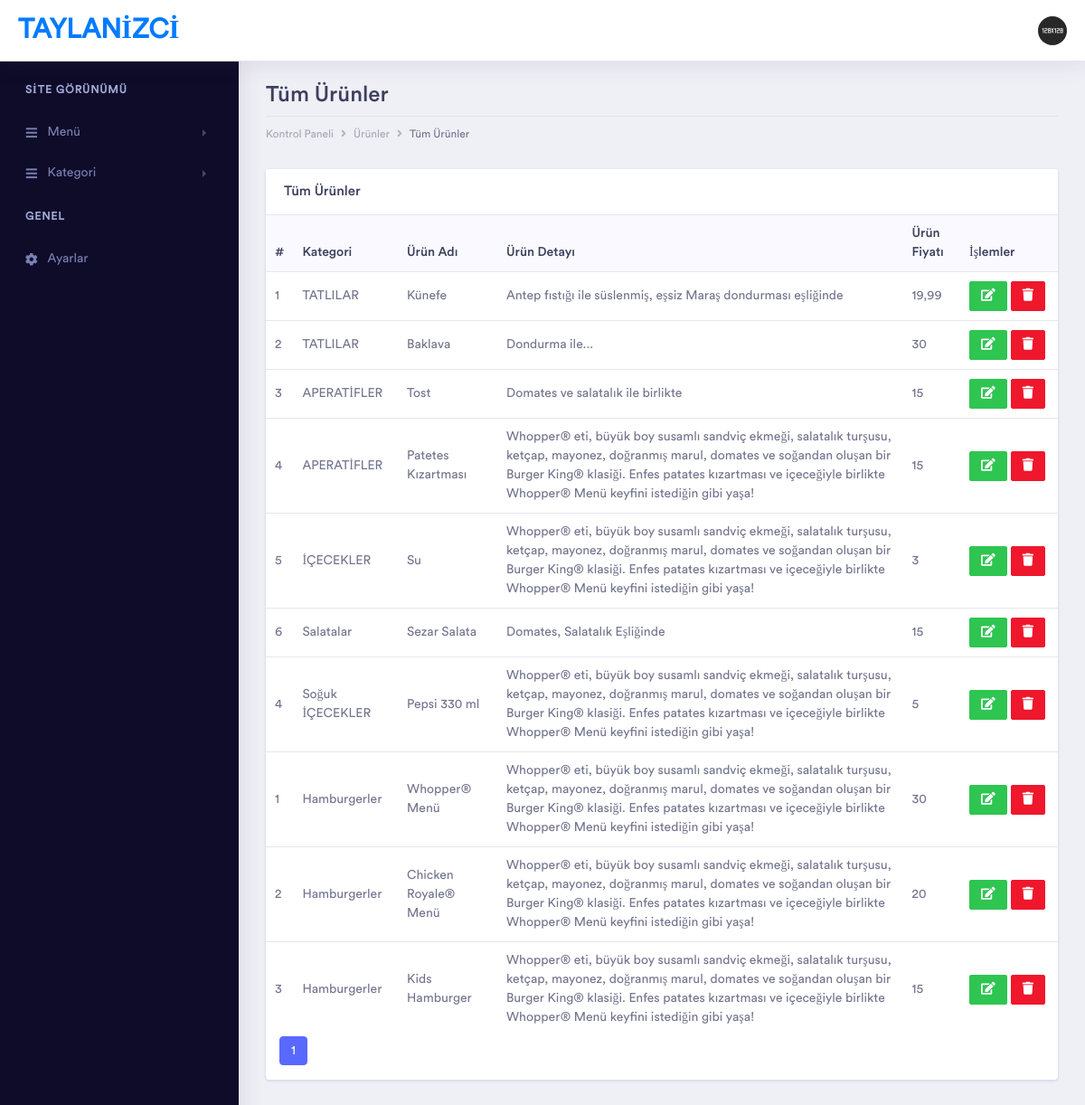
The page /yonetim/menu.php (signed in) on the database its author committed.
### tables this page shows
CREATE TABLE IF NOT EXISTS `ayarlar` (
  `id` int(11) NOT NULL,
  `site_logo` varchar(250) NOT NULL,
  `site_baslik` varchar(250) NOT NULL,
  `site_aciklama` varchar(400) NOT NULL,
  `site_anahtar_kelimeler` varchar(499) NOT NULL,
  `site_sahip` varchar(300) NOT NULL,
  `yonetim_tema` int(1) NOT NULL,
  PRIMARY KEY (`id`)
);

CREATE TABLE IF NOT EXISTS `kullanicilar` (
  `kullanici_id` int(11) NOT NULL AUTO_INCREMENT,
  `kullanici_resim` varchar(250) NOT NULL,
  `kullanici_isim` varchar(250) NOT NULL,
  `kullanici_mail` varchar(250) NOT NULL,
  `kullanici_sifre` varchar(250) NOT NULL,
  PRIMARY KEY (`kullanici_id`)
);

CREATE TABLE IF NOT EXISTS `menu` (
  `menu_id` int(11) NOT NULL AUTO_INCREMENT,
  `kategori_id` int(11) NOT NULL,
  `urun_baslik` varchar(250) NOT NULL,
  `urun_detay` varchar(500) NOT NULL,
  `urun_fiyat` varchar(250) NOT NULL,
  `menu_sira` int(11) NOT NULL,
  `menu_resim` varchar(450) NOT NULL,
  PRIMARY KEY (`menu_id`)
);

CREATE TABLE IF NOT EXISTS `kategori` (
  `kategori_id` int(11) NOT NULL AUTO_INCREMENT,
  `menu_kategori` varchar(250) NOT NULL,
  `kat_img` varchar(250) NOT NULL,
  `kat_sira` int(11) NOT NULL,
  PRIMARY KEY (`kategori_id`)
);

### yonetim/menu.php (the view, shortened to what this page needs)
<?php include "header.php"; ?>
<?php include "inc/dbconnect.php"; ?>
<div class="dashboard-wrapper">
    <div class="dashboard-ecommerce">
        <div class="container-fluid dashboard-content ">
            <div class="row">
                <div class="col-xl-12 col-lg-12 col-md-12 col-sm-12 col-12">
                    <div class="page-header">
                        <h2 class="pageheader-title">Tüm Ürünler </h2>
                        <div class="page-breadcrumb">
                            <nav aria-label="breadcrumb">
                                <ol class="breadcrumb">
                                    <li class="breadcrumb-item"><a href="#" class="breadcrumb-link">Kontrol Paneli</a></li>
                                    <li class="breadcrumb-item"><a href="#" class="breadcrumb-link">Ürünler</a></li>
                                    <li class="breadcrumb-item active" aria-current="page">Tüm Ürünler</li>
                                </ol>
                            </nav>
                        </div>
                    </div>
                </div>
            </div>
            <div class="ecommerce-widget">
                <div class="row">
                    <div class="col-xl-12 col-lg-12 col-md-6 col-sm-12 col-12">
                        <div class="card">
                            <h5 class="card-header">Tüm Ürünler</h5>
                            <div class="card-body p-0">
                                <div class="table-responsive">
                                    <table class="table">
                                        <thead class="bg-light">
                                            <tr class="border-0">
                                                <th class="border-0">#</th>
                                                <th class="border-0">Kategori</th>
                                                <th class="border-0">Ürün Adı</th>
                                                <th class="border-0">Ürün Detayı</th>
                                                <th class="border-0">Ürün Fiyatı</th>
                                                <th width="80" class="border-0">İşlemler</th>
                                            </tr>
                                        </thead>
                                        <tbody>
                                            <?php
$sayfada = 10;
$sorgu=$db->prepare("SELECT * FROM menu");
$sorgu->execute();
$toplam_menu=$sorgu->rowCount();
$toplam_sayfa = ceil($toplam_menu / $sayfada);
$sayfa = isset($_GET['sayfa']) ? (int) $_GET['sayfa'] : 1;
$limit = ($sayfa - 1) * $sayfada;
$menusor=$db->prepare("SELECT * FROM menu ORDER BY kategori_id ASC limit $limit, $sayfada");
$menusor->execute();
while ($menu=$menusor->fetch(PDO::FETCH_ASSOC)) {
    $kategori_id = $menu['kategori_id'];
$katsor=$db->prepare("SELECT * FROM kategori where kategori_id='$kategori_id'");
$katsor->execute();
$kat=$katsor->fetch(PDO::FETCH_ASSOC);  ?>
        <tr>
            <td><?php echo $menu['menu_sira'] ?></td>
            <td><?php echo $kat['menu_kategori']; ?></td>
            <td><?php echo $menu['urun_baslik']; ?></td>
            <td><?php echo $menu['urun_detay'] ?></td>
            <td><?php echo $menu['urun_fiyat']; ?></td>
            <td>
                <div class="d-flex">
                    <form action="menu-duzenle.php" method="POST">
                        <button type="submit" name="menuduzenle" class="btn btn-success btn-sm btn-icon-split">
                            <span class="icon text-white-60">
                                <i class="fas fa-edit"></i>
                            </span>
                        </button>
                    </form>
                    <form class="mx-1" action="inc/process.php" method="POST">
                        <button type="submit" name="menusil" class="btn btn-danger btn-sm btn-icon-split">
                            <span class="icon text-white-60">
                                <i class="fas fa-trash"></i>
                            </span>
                        </button>
                    </form>
                </div>
            </td>
        </tr>
    <?php } ?>
</tbody>
</table>
<div align="right" class="col md-12">
    <ul class="pagination">
        <?php
        $s=0;
        while ($s < $toplam_sayfa) { $s++ ?>
            <?php if ($s==$sayfa) { ?>
                <li class="page-item active"><a class="page-link" href="menu.php?sayfa=<?php echo $s; ?>"><?php echo $s; ?></a></li>
            <?php } else { ?>
                <li class="page-item"><a class="page-link" href="menu.php?sayfa=<?php echo $s; ?>"><?php echo $s; ?></a></li>
            <?php } } ?>
        </ul>
    </div>
</div>
</div>
</div>
</div>
</div>
</div>
</div>
</div>
</div>
<?php include "footer.php"; ?>

### yonetim/header.php (shortened to what this page needs)
<?php
include "inc/dbconnect.php";
include "functions.php"; ?>
<?php
$kullanicisor=$db->prepare("SELECT * FROM kullanicilar WHERE kullanici_mail = :mail");
$kullanicisor->execute(array(
    'mail' => $_SESSION['kullanici_mail']
));
$kullanici=$kullanicisor->fetch(PDO::FETCH_ASSOC);
?>
<?php
$ayarlarsor=$db->prepare("SELECT * FROM ayarlar");
$ayarlarsor->execute(array(0));
$ayarlar=$ayarlarsor->fetch(PDO::FETCH_ASSOC);
?>
<!doctype html>
<html lang="tr">
<head>
    <link rel="stylesheet" href="assets/sweetalert2/sweetalert2.min.css">
    <link rel="stylesheet" href="assets/vendor/bootstrap/css/bootstrap.min.css">
    <link href="assets/vendor/fonts/circular-std/style.css" rel="stylesheet">
    <link rel="stylesheet" href="assets/libs/css/style.css">
    <link rel="stylesheet" href="assets/vendor/fonts/fontawesome/css/fontawesome-all.css">
    <link rel="stylesheet" href="assets/vendor/charts/chartist-bundle/chartist.css">
    <link rel="stylesheet" href="assets/vendor/charts/morris-bundle/morris.css">
    <link rel="stylesheet" href="assets/vendor/fonts/material-design-iconic-font/css/materialdesignicons.min.css">
    <link rel="stylesheet" href="assets/vendor/charts/c3charts/c3.css">
    <link rel="stylesheet" href="assets/vendor/fonts/flag-icon-css/flag-icon.min.css">
</head>
<body>
    <div class="dashboard-main-wrapper">
        <div class="dashboard-header">
            <nav class="navbar navbar-expand-lg bg-white fixed-top">
                <a class="navbar-brand" href="index.php"><?php echo $ayarlar['site_sahip']; ?></a>
                <div class="collapse navbar-collapse " id="navbarSupportedContent">
                    <ul class="navbar-nav ml-auto navbar-right-top">
                        <li class="nav-item dropdown nav-user">
                            <a class="nav-link nav-user-img" href="#" id="navbarDropdownMenuLink2" data-toggle="dropdown" aria-haspopup="true" aria-expanded="false"><img src="<?php echo $kullanici['kullanici_resim'] ?>" alt="" class="user-avatar-md rounded-circle"></a>
                        </li>
                    </ul>
                </div>
            </nav>
        </div>
        <div class="nav-left-sidebar sidebar-dark">
            <div class="menu-list">
                <nav class="navbar navbar-expand-lg navbar-light">
                    <div class="collapse navbar-collapse" id="navbarNav">
                        <ul class="navbar-nav flex-column">
                            <li class="nav-divider">
                                SİTE GÖRÜNÜMÜ
                            </li>
                            <li class="nav-item">
                                <a class="nav-link" href="#" data-toggle="collapse" aria-expanded="false" data-target="#submenu-1" aria-controls="submenu-1"><i class="fas fa-fw fa-bars"></i>Menü</a>
                            </li>
                            <li class="nav-item">
                                <a class="nav-link" href="#" data-toggle="collapse" aria-expanded="false" data-target="#submenu-2" aria-controls="submenu-2"><i class="fas fa-fw fa-bars"></i>Kategori</a>
                            </li>
                            <li class="nav-divider">
                                GENEL
                            </li>
                            <li class="nav-item">
                                <a class="nav-link" href="ayarlar.php" aria-expanded="false"><i class="fas fa-fw fa-cog"></i>Ayarlar</a>
                            </li>
                        </ul>
                    </div>
                </nav>
            </div>
        </div>

### rows shown on the page
ayarlar: site_sahip "TAYLANIZCI"
kullanicilar: kullanici_resim (picture)
menu: menu_sira "1", kategori.menu_kategori "TATLILAR", urun_baslik "Künefe", urun_detay "Antep fıstığı ile süslenmiş, eşsiz Maraş dondurması eşliğinde", urun_fiyat "19,99"
menu: menu_sira "2", kategori.menu_kategori "TATLILAR", urun_baslik "Baklava", urun_detay "Dondurma ile...", urun_fiyat "30"
menu: menu_sira "3", kategori.menu_kategori "APERATİFLER", urun_baslik "Tost", urun_detay "Domates ve salatalık ile birlikte", urun_fiyat "15"
menu: menu_sira "4", kategori.menu_kategori "APERATİFLER", urun_baslik "Patetes Kızartması", urun_detay "Whopper® eti, büyük boy susamlı sandviç ekmeği, salatalık turşusu, ketçap, mayonez, doğranmış marul, domates ve soğandan oluşan bir Burger King® klasiği. Enfes patates kızartması ve içeceğiyle birlikte Whopper® Menü keyfini istediğin gibi yaşa!", urun_fiyat "15"
menu: menu_sira "5", kategori.menu_kategori "İÇECEKLER", urun_baslik "Su", urun_detay "Whopper® eti, büyük boy susamlı sandviç ekmeği, salatalık turşusu, ketçap, mayonez, doğranmış marul, domates ve soğandan oluşan bir Burger King® klasiği. Enfes patates kızartması ve içeceğiyle birlikte Whopper® Menü keyfini istediğin gibi yaşa!", urun_fiyat "3"
menu: menu_sira "6", kategori.menu_kategori "Salatalar", urun_baslik "Sezar Salata", urun_detay "Domates, Salatalık Eşliğinde", urun_fiyat "15"
menu: menu_sira "4", kategori.menu_kategori "Soğuk İÇECEKLER", urun_baslik "Pepsi 330 ml", urun_detay "Whopper® eti, büyük boy susamlı sandviç ekmeği, salatalık turşusu, ketçap, mayonez, doğranmış marul, domates ve soğandan oluşan bir Burger King® klasiği. Enfes patates kızartması ve içeceğiyle birlikte Whopper® Menü keyfini istediğin gibi yaşa!", urun_fiyat "5"
menu: menu_sira "1", kategori.menu_kategori "Hamburgerler", urun_baslik "Whopper® Menü", urun_detay "Whopper® eti, büyük boy susamlı sandviç ekmeği, salatalık turşusu, ketçap, mayonez, doğranmış marul, domates ve soğandan oluşan bir Burger King® klasiği. Enfes patates kızartması ve içeceğiyle birlikte Whopper® Menü keyfini istediğin gibi yaşa!", urun_fiyat "30"
menu: menu_sira "2", kategori.menu_kategori "Hamburgerler", urun_baslik "Chicken Royale® Menü", urun_detay "Whopper® eti, büyük boy susamlı sandviç ekmeği, salatalık turşusu, ketçap, mayonez, doğranmış marul, domates ve soğandan oluşan bir Burger King® klasiği. Enfes patates kızartması ve içeceğiyle birlikte Whopper® Menü keyfini istediğin gibi yaşa!", urun_fiyat "20"
menu: menu_sira "3", kategori.menu_kategori "Hamburgerler", urun_baslik "Kids Hamburger", urun_detay "Whopper® eti, büyük boy susamlı sandviç ekmeği, salatalık turşusu, ketçap, mayonez, doğranmış marul, domates ve soğandan oluşan bir Burger King® klasiği. Enfes patates kızartması ve içeceğiyle birlikte Whopper® Menü keyfini istediğin gibi yaşa!", urun_fiyat "15"
